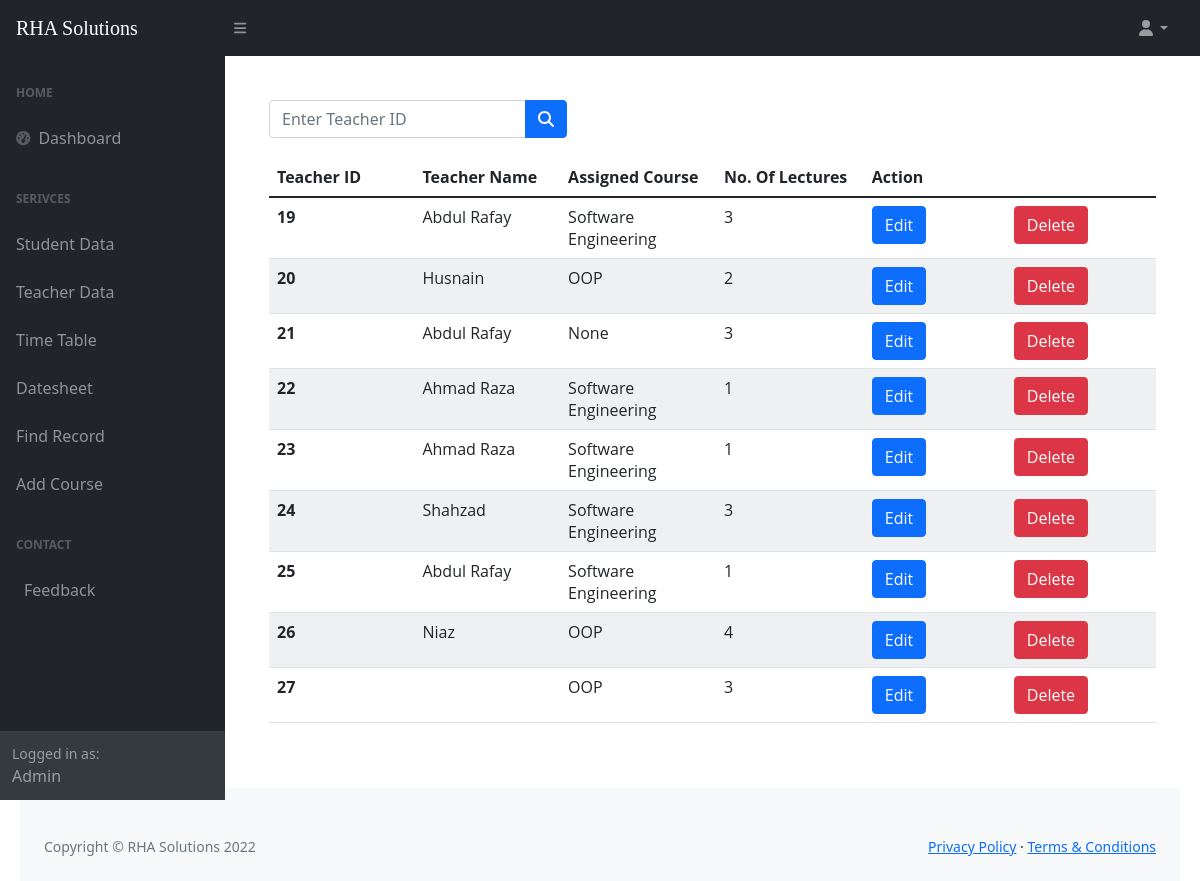
Before: /Teacher_list.php with the older database file.
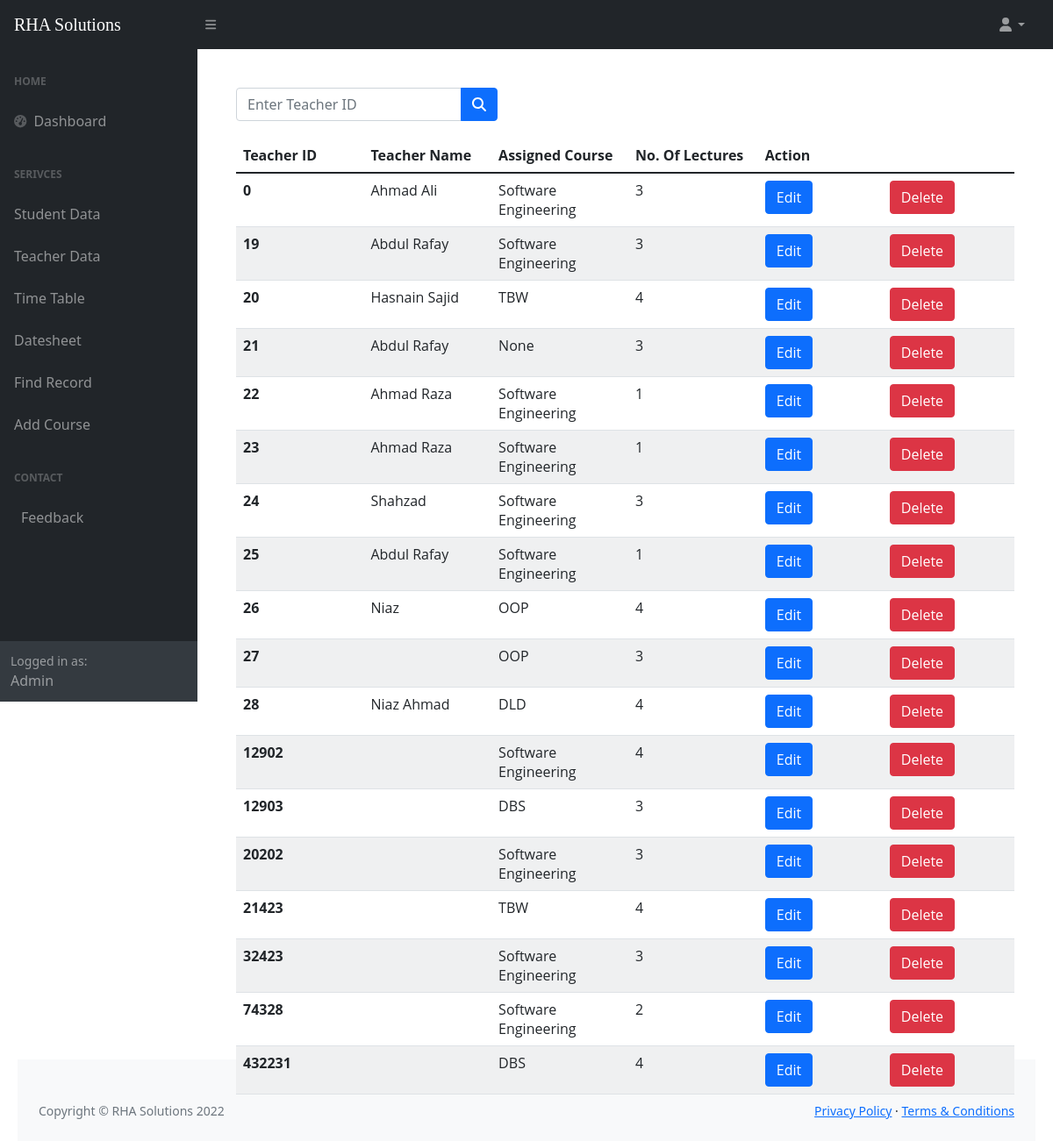
After: the same page with the newer database file.
### tables this page shows
CREATE TABLE `assign_course` (
  `t_id` int(3) NOT NULL,
  `t_name` varchar(100) NOT NULL,
  `c_id` int(3) NOT NULL,
  `c_num` int(11) NOT NULL
);

CREATE TABLE `course` (
  `c_id` int(3) NOT NULL,
  `c_name` varchar(100) NOT NULL,
  `crh` int(1) NOT NULL,
  `semester` int(1) NOT NULL
);

### Teacher_list.php (the view, shortened to what this page needs)
<?php include 'connection.php' ?>
<!DOCTYPE html>
<html lang="en">
<head>
    <link href="https://cdn.jsdelivr.net/npm/simple-datatables@latest/dist/style.css" rel="stylesheet" />
    <link href="css/styles.css" rel="stylesheet" />
</head>
<body class="sb-nav-fixed">
    <nav class="sb-topnav navbar navbar-expand navbar-dark bg-dark">
        <a class="navbar-brand ps-3" href="index.html">RHA Solutions</a>
        <button class="btn btn-link btn-sm order-1 order-lg-0 me-4 me-lg-0" id="sidebarToggle" href="#!"><i class="fas fa-bars"></i></button>
        <ul class="navbar-nav ms-auto ms-md-0 me-3 me-lg-4">
            <li class="nav-item dropdown">
                <a class="nav-link dropdown-toggle" id="navbarDropdown" href="#" role="button" data-bs-toggle="dropdown" aria-expanded="false"><i class="fas fa-user fa-fw"></i></a>
            </li>
        </ul>
    </nav>
    <div id="layoutSidenav">
        <div id="layoutSidenav_nav">
            <nav class="sb-sidenav accordion sb-sidenav-dark" id="sidenavAccordion">
                <div class="sb-sidenav-menu">
                    <div class="nav">
                        <div class="sb-sidenav-menu-heading">Home</div>
                        <a class="nav-link" href="index.html">
                            <div class="sb-nav-link-icon"><i class="fas fa-tachometer-alt"></i></div>
                            Dashboard
                        </a>
                        <div class="sb-sidenav-menu-heading">Serivces</div>
                        <a class="nav-link collapsed" href="assign_course.php">
                            Student Data
                        </a>
                        <a class="nav-link collapsed" href="assign_course.php">
                            Teacher Data
                        </a>
                        <a class="nav-link collapsed" href="timetable.html">
                            Time Table
                        </a>
                        <a class="nav-link collapsed" href="datesheet.html">
                            Datesheet
                        </a>
                        <a class="nav-link collapsed" href="database.html">
                            Find Record
                        </a>
                        <a class="nav-link collapsed" href="courses.html">
                            Add Course
                        </a>
                        <div class="sb-sidenav-menu-heading">Contact</div>
                        <a class="nav-link" href="feedback.html">
                            Feedback
                        </a>
                    </div>
                </div>
                <div class="sb-sidenav-footer">
                    <div class="small">Logged in as:</div>
                    Admin
                </div>
            </nav>
        </div>
        <div id="layoutSidenav_content">
            <main>
                <div class="container-fluid px-4">
                    <form action="Teacher_Search.php" method="GET" class="d-none d-md-inline-block form-inline ms-auto me-0 me-md-3 my-2 my-md-0">
                        <div style="margin-bottom: 20px;" class="input-group">
                            <input class="form-control" name="search" value="" type="number" placeholder="Enter Teacher ID" />
                            <button class="btn btn-primary" id="std-search" type="submit"> <i class="fas fa-search"></i></button>
                        </div>
                    </form>
                    <table class="table">
                        <thead class="thead-dark">
                            <tr>
                                <th scope="col">Teacher ID</th>
                                <th scope="col">Teacher Name</th>
                                <th scope="col">Assigned Course</th>
                                <th scope="col">No. Of Lectures</th>
                                <th scope="col" colspan="2">Action</th>
                            </tr>
                        </thead>
                        <tbody>
                            <?php
                            $query = "SELECT ac.t_id, ac.t_name, c.c_name, ac.c_num FROM  assign_course ac INNER JOIN course c WHERE ac.c_id=c.c_id";
                            $data = mysqli_query($conn, $query);
                            $res = mysqli_num_rows($data);
                            if ($res) {
                                while ($row = mysqli_fetch_array($data)) {
                            ?>
                                    <tr>
                                        <th scope="row"><?php echo $row['t_id']; ?></th>
                                        <td><?php echo $row['t_name']; ?></td>
                                        <td><?php echo $row['c_name']; ?></td>
                                        <td><?php echo $row['c_num']; ?></td>
                                        <td> <button type="button" class="btn btn-primary"><a style="color: white; text-decoration: none;" href="edit_student.php?sap_id=<?php echo $row['t_id']; ?>">Edit</a></button></td>
                                        <td> <button type="button" class="btn btn-danger"> <a style="color: white; text-decoration: none;" onclick="return confirm('Are you sure, you want to delete?')" href="delete_assign.php?t_id=<?php echo $row['t_id']; ?>">Delete</a></td>
                                    </tr>
                                <?php
                                }
                            } else {
                                ?>
                                <tr>
                                    <td>No Data Found</td>
                                </tr>
                            <?php
                            }
                            ?>
                        </tbody>
                    </table>
                </div>
        </div>
    </div>
    <footer class="py-4 bg-light mt-auto">
        <div class="container-fluid px-4">
            <br>
            <div class="d-flex align-items-center justify-content-between small">
                <div class="text-muted">Copyright &copy; RHA Solutions 2022</div>
                <div>
                    <a href="#">Privacy Policy</a>
                    &middot;
                    <a href="#">Terms &amp; Conditions</a>
                </div>
            </div>
        </div>
    </footer>
</body>
</html>

Changed rows visible on the page:
added assign_course: t_id "0", t_name "Ahmad Ali", c.c_name "Software Engineering", c_num "3"
changed assign_course id 20: t_name "Husnain" → "Hasnain Sajid"; c.c_name "OOP" → "TBW"; c_num "2" → "4"
added assign_course: t_id "28", t_name "Niaz Ahmad", c.c_name "DLD", c_num "4"
added assign_course: t_id "12902", c.c_name "Software Engineering", c_num "4"
added assign_course: t_id "12903", c.c_name "DBS", c_num "3"
added assign_course: t_id "20202", c.c_name "Software Engineering", c_num "3"
added assign_course: t_id "21423", c.c_name "TBW", c_num "4"
added assign_course: t_id "32423", c.c_name "Software Engineering", c_num "3"
added assign_course: t_id "74328", c.c_name "Software Engineering", c_num "2"
added assign_course: t_id "432231", c.c_name "DBS", c_num "4"
